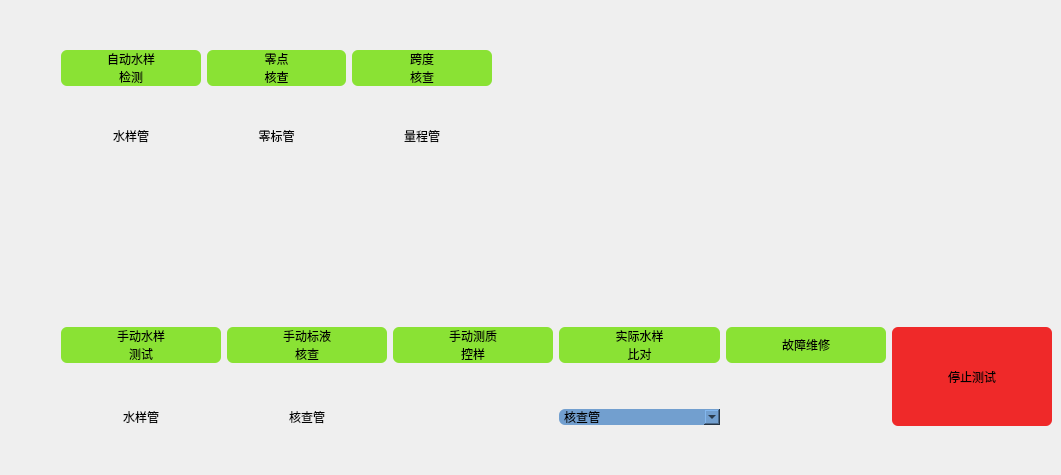
   <widget class="QWidget" name="page_5">
    <widget class="QWidget" name="layoutWidget">
     <property name="geometry">
      <rect>
       <x>61</x>
       <y>288</y>
       <width>991</width>
       <height>178</height>
      </rect>
     </property>
     <layout class="QGridLayout" name="gridLayout_15">
      <item row="0" column="3">
       <widget class="QPushButton" name="pushButton_59">
        <property name="styleSheet">
         <string notr="true">QPushButton {
	background: rgb(138, 226, 52);
	color: rgb(0, 0, 0);
border-radius: 6px
}
QPushButton:pressed {
	background: rgb(78, 154, 6);
    padding-top: 11px;
    padding-bottom: 9px;
}</string>
        </property>
        <property name="text">
         <string>实际水样
比对</string>
        </property>
       </widget>
      </item>
      <item row="1" column="0">
       <widget class="QLabel" name="label_3">
        <property name="styleSheet">
         <string notr="true">background: transparent;</string>
        </property>
        <property name="text">
         <string>水样管</string>
        </property>
        <property name="alignment">
         <set>Qt::AlignCenter</set>
        </property>
       </widget>
      </item>
      <item row="0" column="1">
       <widget class="QPushButton" name="pushButton_57">
        <property name="styleSheet">
         <string notr="true">QPushButton {
	background: rgb(138, 226, 52);
	color: rgb(0, 0, 0);
border-radius: 6px
}
QPushButton:pressed {
	background: rgb(78, 154, 6);
    padding-top: 11px;
    padding-bottom: 9px;
}</string>
        </property>
        <property name="text">
         <string>手动标液
核查</string>
        </property>
       </widget>
      </item>
      <item row="0" column="2">
       <widget class="QPushButton" name="pushButton_58">
        <property name="styleSheet">
         <string notr="true">QPushButton {
	background: rgb(138, 226, 52);
	color: rgb(0, 0, 0);
border-radius: 6px
}
QPushButton:pressed {
	background: rgb(78, 154, 6);
    padding-top: 11px;
    padding-bottom: 9px;
}</string>
        </property>
        <property name="text">
         <string>手动测质
控样</string>
        </property>
       </widget>
      </item>
      <item row="1" column="1">
       <widget class="QLabel" name="label_2">
        <property name="styleSheet">
         <string notr="true">background: transparent;</string>
        </property>
        <property name="text">
         <string>核查管</string>
        </property>
        <property name="alignment">
         <set>Qt::AlignCenter</set>
        </property>
       </widget>
      </item>
      <item row="0" column="0">
       <widget class="QPushButton" name="pushButton_11">
        <property name="styleSheet">
         <string notr="true">QPushButton {
	background: rgb(138, 226, 52);
	color: rgb(0, 0, 0);
border-radius: 6px
}
QPushButton:pressed {
	background: rgb(78, 154, 6);
    padding-top: 11px;
    padding-bottom: 9px;
}</string>
        </property>
        <property name="text">
         <string>手动水样
测试</string>
        </property>
       </widget>
      </item>
      <item row="0" column="4">
       <widget class="QPushButton" name="pushButton_60">
        <property name="sizePolicy">
         <sizepolicy hsizetype="Minimum" vsizetype="Preferred">
          <horstretch>0</horstretch>
          <verstretch>0</verstretch>
         </sizepolicy>
        </property>
        <property name="styleSheet">
         <string notr="true">QPushButton {
	background: rgb(138, 226, 52);
	color: rgb(0, 0, 0);
border-radius: 6px
}
QPushButton:pressed {
	background: rgb(78, 154, 6);
    padding-top: 11px;
    padding-bottom: 9px;
}</string>
        </property>
        <property name="text">
         <string>故障维修</string>
        </property>
       </widget>
      </item>
      <item row="0" column="5" rowspan="2">
       <widget class="QPushButton" name="pushButton_10">
        <property name="sizePolicy">
         <sizepolicy hsizetype="Minimum" vsizetype="Preferred">
          <horstretch>0</horstretch>
          <verstretch>0</verstretch>
         </sizepolicy>
        </property>
        <property name="styleSheet">
         <string notr="true">QPushButton {
	background: rgb(239, 41, 41);
	color: rgb(0, 0, 0);
border-radius: 6px
}
QPushButton:pressed {
	background: rgb(78, 154, 6);
    padding-top: 11px;
    padding-bottom: 9px;
}</string>
        </property>
        <property name="text">
         <string>停止测试</string>
        </property>
       </widget>
      </item>
      <item row="1" column="3">
       <widget class="QComboBox" name="comboBox">
        <property name="styleSheet">
         <string notr="true">QComboBox {
	background: rgb(114, 159, 207);
	border-radius: 6px;
	color: rgb(0, 0, 0);
	font: 11pt &quot;Ubuntu&quot;;
	selection-background-color: rgb(138, 226, 52);
	selection-color: rgb(0, 0, 0);
}

QComboBox QAbstractItemView {
       background-color: #f0f0f0;
       color: rgb(0, 0, 0);
	border-radius: 6px;
     selection-background-color: rgb(138, 226, 52);
outline: 0;
  }

 QComboBox QAbstractItemView::item {
 			min-height: 40px; 
            height: 40px; 
            padding: 8px;
             border-bottom: 1px solid #d0d0d0; 
            font-size: 14px;
        }
QComboBox QAbstractItemView::item:selected {
    background-color: rgb(138, 226, 52);
}</string>
        </property>
        <item>
         <property name="text">
          <string>核查管</string>
         </property>
        </item>
        <item>
         <property name="text">
          <string>量程管</string>
         </property>
        </item>
       </widget>
      </item>
     </layout>
    </widget>
    <widget class="QWidget" name="layoutWidget">
     <property name="geometry">
      <rect>
       <x>61</x>
       <y>50</y>
       <width>431</width>
       <height>129</height>
      </rect>
     </property>
     <layout class="QGridLayout" name="gridLayout_5">
      <item row="0" column="0">
       <widget class="QPushButton" name="pushButton_8">
        <property name="styleSheet">
         <string notr="true">QPushButton {
	background: rgb(138, 226, 52);
	color: rgb(0, 0, 0);
border-radius: 6px
}
QPushButton:pressed {
	background: rgb(78, 154, 6);
    padding-top: 11px;
    padding-bottom: 9px;
}</string>
        </property>
        <property name="text">
         <string>自动水样
检测</string>
        </property>
       </widget>
      </item>
      <item row="0" column="1">
       <widget class="QPushButton" name="pushButton_9">
        <property name="styleSheet">
         <string notr="true">QPushButton {
	background: rgb(138, 226, 52);
	color: rgb(0, 0, 0);
border-radius: 6px
}
QPushButton:pressed {
	background: rgb(78, 154, 6);
    padding-top: 11px;
    padding-bottom: 9px;
}</string>
        </property>
        <property name="text">
         <string>零点
核查</string>
        </property>
       </widget>
      </item>
      <item row="0" column="2">
       <widget class="QPushButton" name="pushButton_12">
        <property name="styleSheet">
         <string notr="true">QPushButton {
	background: rgb(138, 226, 52);
	color: rgb(0, 0, 0);
border-radius: 6px
}
QPushButton:pressed {
	background: rgb(78, 154, 6);
    padding-top: 11px;
    padding-bottom: 9px;
}</string>
        </property>
        <property name="text">
         <string>跨度
核查</string>
        </property>
       </widget>
      </item>
      <item row="1" column="0">
       <widget class="QLabel" name="label">
        <property name="styleSheet">
         <string notr="true">background: transparent;</string>
        </property>
        <property name="text">
         <string>水样管</string>
        </property>
        <property name="alignment">
         <set>Qt::AlignCenter</set>
        </property>
       </widget>
      </item>
      <item row="1" column="1">
       <widget class="QLabel" name="label_4">
        <property name="styleSheet">
         <string notr="true">background: transparent;</string>
        </property>
        <property name="text">
         <string>零标管</string>
        </property>
        <property name="alignment">
         <set>Qt::AlignCenter</set>
        </property>
       </widget>
      </item>
      <item row="1" column="2">
       <widget class="QLabel" name="label_5">
        <property name="styleSheet">
         <string notr="true">background: transparent;</string>
        </property>
        <property name="text">
         <string>量程管</string>
        </property>
        <property name="alignment">
         <set>Qt::AlignCenter</set>
        </property>
       </widget>
      </item>
     </layout>
    </widget>
   </widget>
